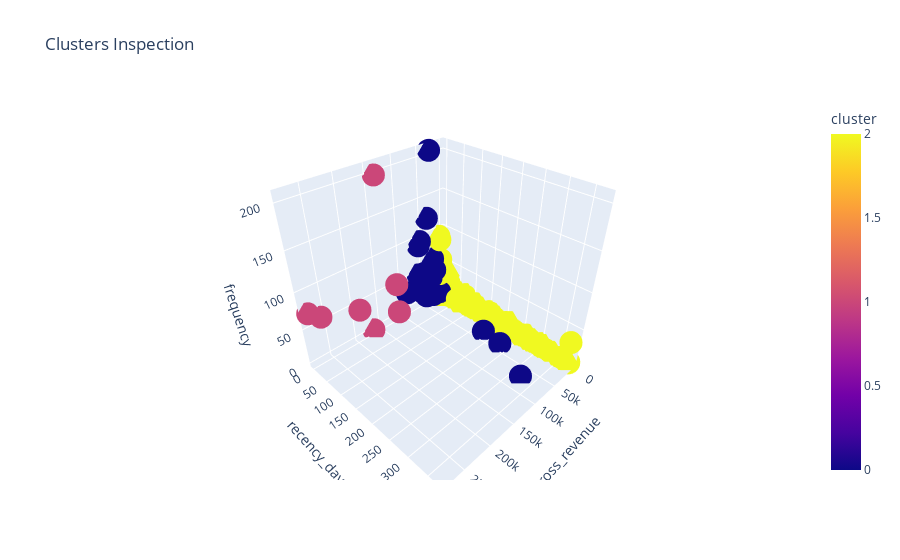

Here is the notebook cell this chart was saved with:
### Markdown cell above
### Visualization Inspection

### Code cell
px.scatter_3d(df_prof, x='gross_revenue', y='recency_days', z='frequency', color='cluster', title='Clusters Inspection')

### Figure 1 — Plotly figure (JSON) as saved in the notebook; plotly's stock layout.template omitted (floating-point values rounded to 4 significant figures; data arrays with more than 128 entries replaced by an {"elided": "..."} marker saying what was removed)
{"data": [{"hovertemplate": "gross_revenue=%{x}<br>recency_days=%{y}<br>frequency=%{z}<br>cluster=%{marker.color}<extra></extra>", "legendgroup": "", "marker": {"color": {"elided": "4331 int values"}, "coloraxis": "coloraxis", "symbol": "circle"}, "mode": "markers", "name": "", "scene": "scene", "showlegend": false, "type": "scatter3d", "x": {"elided": "4331 float values"}, "y": {"elided": "4331 int values"}, "z": {"elided": "4331 int values"}}], "layout": {"coloraxis": {"colorbar": {"title": {"text": "cluster"}}, "colorscale": [[0, "#0d0887"], [0.1111, "#46039f"], [0.2222, "#7201a8"], [0.3333, "#9c179e"], [0.4444, "#bd3786"], [0.5556, "#d8576b"], [0.6667, "#ed7953"], [0.7778, "#fb9f3a"], [0.8889, "#fdca26"], [1, "#f0f921"]]}, "legend": {"tracegroupgap": 0}, "scene": {"domain": {"x": [0, 1], "y": [0, 1]}, "xaxis": {"title": {"text": "gross_revenue"}}, "yaxis": {"title": {"text": "recency_days"}}, "zaxis": {"title": {"text": "frequency"}}}, "title": {"text": "Clusters Inspection"}}}
